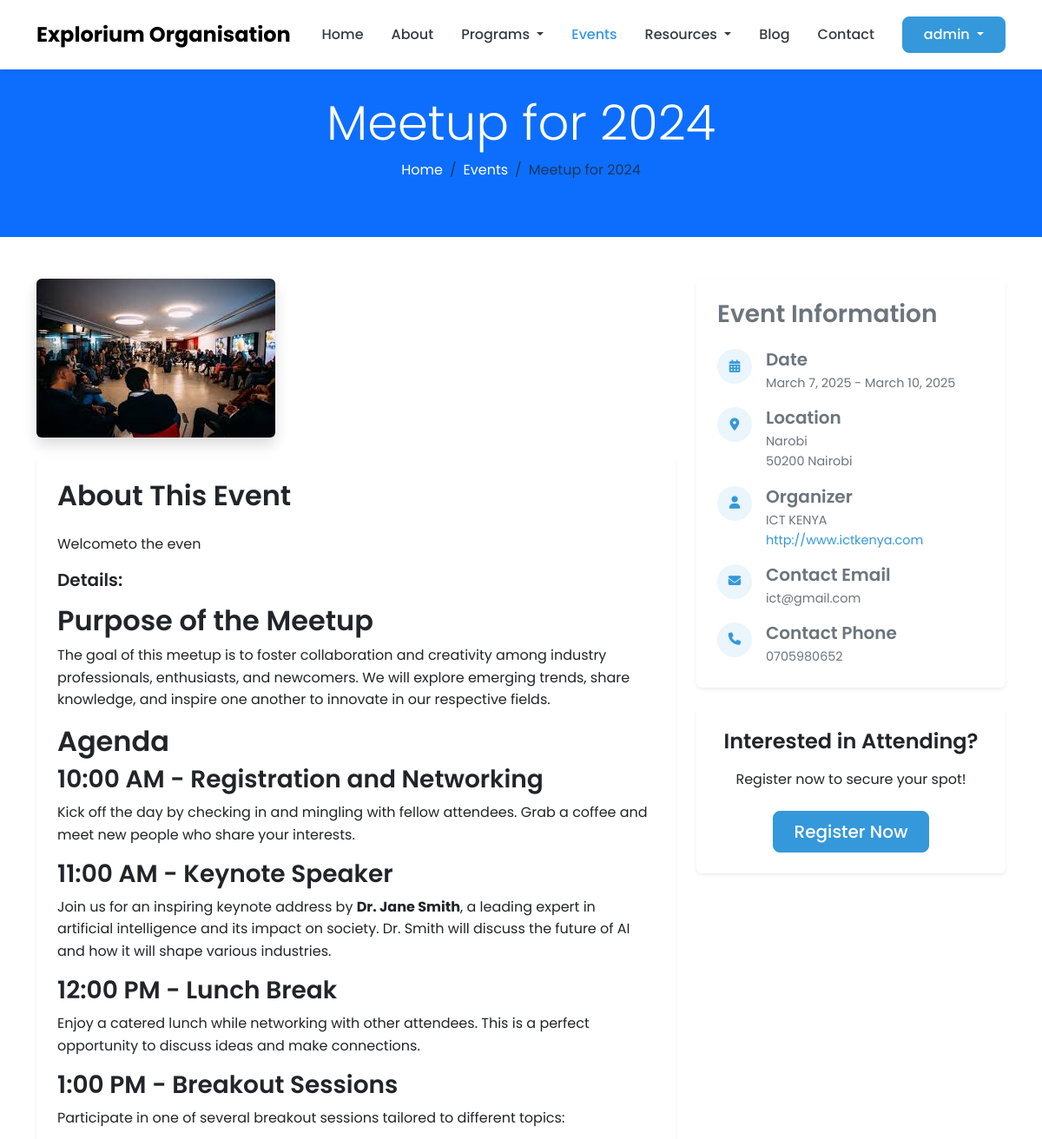
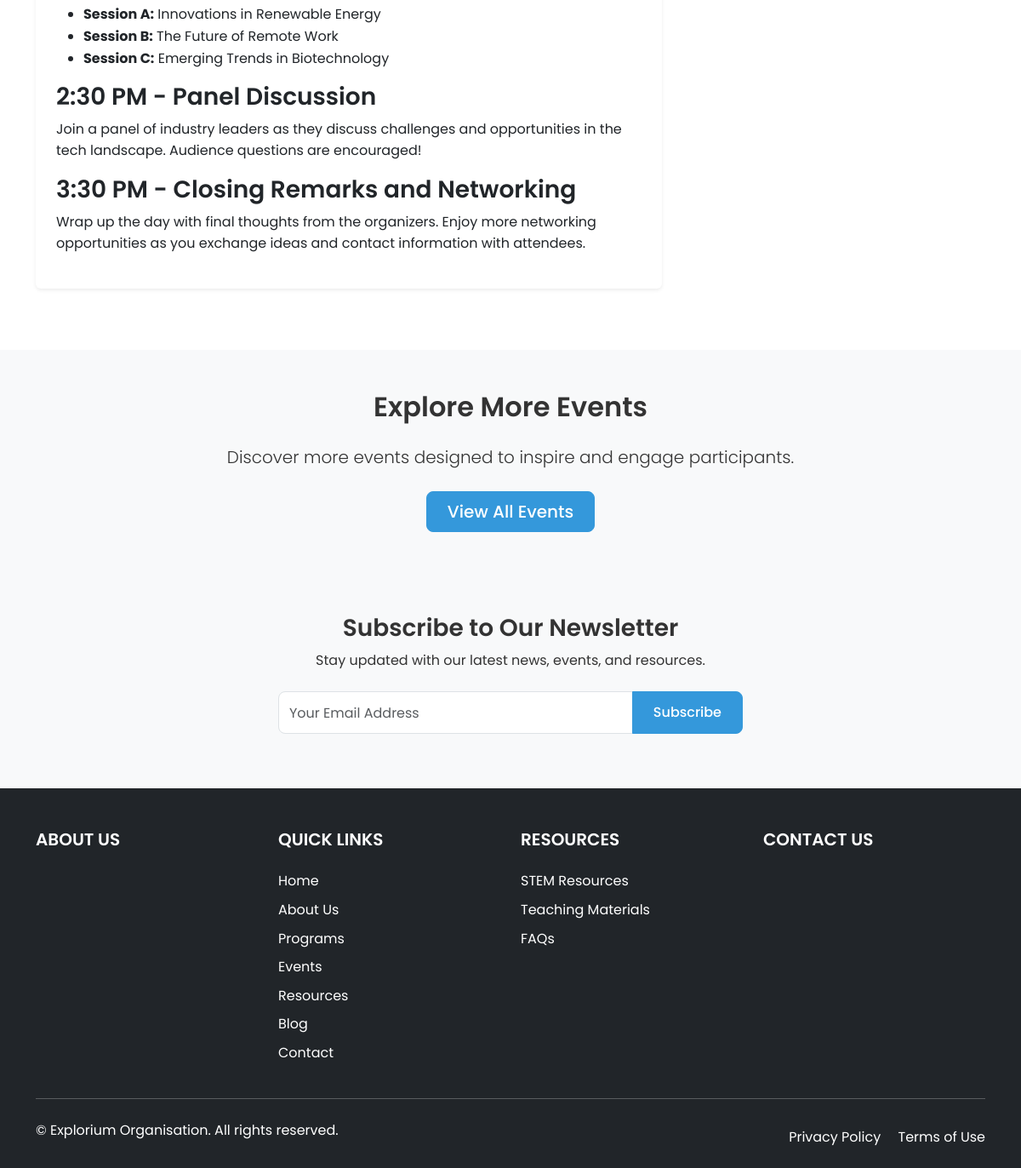
Screenshot of /events/meetup-for-2024/ (signed in) with the database file from the repository (2 pictures, top to bottom).
### core/models.py (models this page shows, shortened)
class SiteSettings(models.Model):
    site_name = models.CharField(_("Site Name"), max_length=100, default="Explorium Organisation")
    site_description = models.TextField(_("Site Description"), blank=True)
    logo = models.ImageField(_("Logo"), upload_to='site/', blank=True, null=True)
    favicon = models.ImageField(_("Favicon"), upload_to='site/', blank=True, null=True)
    email = models.EmailField(_("Contact Email"), blank=True)
    phone = models.CharField(_("Contact Phone"), max_length=20, blank=True)
    address = models.TextField(_("Address"), blank=True)
    facebook = models.URLField(_("Facebook URL"), blank=True)
    twitter = models.URLField(_("Twitter URL"), blank=True)
    instagram = models.URLField(_("Instagram URL"), blank=True)
    linkedin = models.URLField(_("LinkedIn URL"), blank=True)
    youtube = models.URLField(_("YouTube URL"), blank=True)
    class Meta:
        verbose_name = _("Site Settings")
        verbose_name_plural = _("Site Settings")

### events/models.py (models this page shows, shortened)
class Event(models.Model):
    title = models.CharField(_("Title"), max_length=200)
    slug = models.SlugField(_("Slug"), max_length=250, unique=True)
    category = models.ForeignKey(EventCategory, on_delete=models.CASCADE, related_name='events')
    short_description = models.TextField(_("Short Description"))
    content = RichTextField(_("Content"))
    featured_image = models.ImageField(_("Featured Image"), upload_to='events/')
    location = models.CharField(_("Location"), max_length=200)
    address = models.TextField(_("Address"), blank=True)
    start_date = models.DateTimeField(_("Start Date"))
    end_date = models.DateTimeField(_("End Date"))
    registration_deadline = models.DateTimeField(_("Registration Deadline"), blank=True, null=True)
    capacity = models.PositiveIntegerField(_("Capacity"), default=0, help_text="0 means unlimited")
    price = models.DecimalField(_("Price"), max_digits=10, decimal_places=2, default=0, help_text="0 means free")
    tags = TaggableManager(_("Tags"), blank=True)
    organizer = models.CharField(_("Organizer"), max_length=200, blank=True)
    organizer_website = models.URLField(_("Organizer Website"), blank=True)
    contact_email = models.EmailField(_("Contact Email"), blank=True)
    contact_phone = models.CharField(_("Contact Phone"), max_length=20, blank=True)
    is_active = models.BooleanField(_("Is Active"), default=True)
    created_at = models.DateTimeField(_("Created At"), auto_now_add=True)
    updated_at = models.DateTimeField(_("Updated At"), auto_now=True)
    class Meta:
        verbose_name = _("Event")
        verbose_name_plural = _("Events")
        ordering = ['start_date']

### events/views.py (the view)
# urls.py: path('<slug:slug>/', EventDetailView.as_view(), name='event_detail'),
class EventDetailView(DetailView):
    model = Event
    template_name = 'events/event_detail.html'
    context_object_name = 'event'
    def get_context_data(self, **kwargs):
        context = super().get_context_data(**kwargs)
        if self.request.user.is_authenticated:
            user_registration = EventRegistration.objects.filter(
                event=self.object,
                user=self.request.user
            ).first()
            context['user_registration'] = user_registration
        context['registration_form'] = EventRegistrationForm()
        context['related_events'] = Event.objects.filter(
            category=self.object.category,
            is_active=True
        ).exclude(id=self.object.id).order_by('start_date')[:3]
        return context

### templates/events/event_detail.html (shortened to what this page needs)
{% extends 'base.html' %}
{% block content %}
<section class="page-header bg-primary text-white">
    <div class="container">
        <div class="row">
            <div class="col-12 text-center py-5">
                <h1 class="display-4">{{ event.title }}</h1>
                <nav aria-label="breadcrumb">
                    <ol class="breadcrumb justify-content-center">
                        <li class="breadcrumb-item"><a href="{% url 'core:home' %}" class="text-white">Home</a></li>
                        <li class="breadcrumb-item"><a href="{% url 'events:event_list' %}" class="text-white">Events</a></li>
                        <li class="breadcrumb-item active" aria-current="page">{{ event.title }}</li>
                    </ol>
                </nav>
            </div>
        </div>
    </div>
</section>
<section class="event-detail-section py-5">
    <div class="container">
        <div class="row">
            <div class="col-lg-8 mb-4 mb-lg-0">
                <div class="event-featured-image mb-4">
                    <img src="{{ event.featured_image.url }}" alt="{{ event.title }}" class="img-fluid rounded shadow">
                </div>
                <div class="event-description card border-0 shadow-sm mb-4">
                    <div class="card-body p-4">
                        <h2 class="mb-4">About This Event</h2>
                        <p>{{ event.short_description }}</p>
                        <h5>Details:</h5>
                        <p>{{ event.content|safe }}</p>
                    </div>
                </div>
            </div>
            <div class="col-lg-4">
                <div class="event-info card border-0 shadow-sm mb-4">
                    <div class="card-body p-4">
                        <h3 class="mb-4">Event Information</h3>
                        <div class="event-info-item d-flex mb-3">
                            <div class="event-info-icon me-3">
                                <i class="fas fa-calendar-alt"></i>
                            </div>
                            <div class="event-info-content">
                                <h5 class="mb-1">Date</h5>
                                <p class="mb-0">{{ event.start_date|date:"F j, Y" }} - {{ event.end_date|date:"F j, Y" }}</p>
                            </div>
                        </div>
                        <div class="event-info-item d-flex mb-3">
                            <div class="event-info-icon me-3">
                                <i class="fas fa-map-marker-alt"></i>
                            </div>
                            <div class="event-info-content">
                                <h5 class="mb-1">Location</h5>
                                <p class="mb-0">{{ event.location }}</p>
                                {% if event.address %}
                                <p class="mb-0">{{ event.address }}</p>
                                {% endif %}
                            </div>
                        </div>
                        <div class="event-info-item d-flex mb-3">
                            <div class="event-info-icon me-3">
                                <i class="fas fa-user"></i>
                            </div>
                            <div class="event-info-content">
                                <h5 class="mb-1">Organizer</h5>
                                <p class="mb-0">{{ event.organizer }}</p>
                                {% if event.organizer_website %}
                                    <p class="mb-0"><a href="{{ event.organizer_website }}" target="_blank">{{ event.organizer_website }}</a></p>
                                {% endif %}
                            </div>
                        </div>
                        <div class="event-info-item d-flex mb-3">
                            <div class="event-info-icon me-3">
                                <i class="fas fa-envelope"></i>
                            </div>
                            <div class="event-info-content">
                                <h5 class="mb-1">Contact Email</h5>
                                <p class="mb-0">{{ event.contact_email }}</p>
                            </div>
                        </div>
                        <div class="event-info-item d-flex">
                            <div class="event-info-icon me-3">
                                <i class="fas fa-phone"></i>
                            </div>
                            <div class="event-info-content">
                                <h5 class="mb-1">Contact Phone</h5>
                                <p class="mb-0">{{ event.contact_phone }}</p>
                            </div>
                        </div>
                    </div>
                </div>
                <div class="event-cta card border-0 shadow-sm mb-4">
                    <div class="card-body p-4 text-center">
                        <h4 class="mb-3">Interested in Attending?</h4>
                        <p class="mb-4">Register now to secure your spot!</p>
                        <a href="{% url 'events:event_registration' event.slug %}" class="btn btn-primary btn-lg">Register Now</a>
                    </div>
                </div>
            </div>
        </div>
    </div>
</section>
<section class="cta-section py-5 bg-light">
    <div class="container">
        <div class="row justify-content-center">
            <div class="col-lg-8 text-center">
                <h2 class="mb-4">Explore More Events</h2>
                <p class="lead mb-4">Discover more events designed to inspire and engage participants.</p>
                <a href="{% url 'events:event_list' %}" class="btn btn-primary btn-lg">View All Events</a>
            </div>
        </div>
    </div>
</section>
{% endblock %}

### templates/base.html (shortened to what this page needs)
<!DOCTYPE html>
<html lang="en">
<head>
    <link href="https://cdn.jsdelivr.net/npm/bootstrap@5.3.0/dist/css/bootstrap.min.css" rel="stylesheet">
    <link rel="stylesheet" href="https://cdnjs.cloudflare.com/ajax/libs/font-awesome/6.4.0/css/all.min.css">
    {% load static %}
    <link rel="stylesheet" href="{% static 'css/style.css' %}">
</head>
<body class="{% block body_class %}{% endblock %}">
    <header class="header">
        <nav class="navbar navbar-expand-lg navbar-light bg-white fixed-top shadow-sm">
            <div class="container">
                <a class="navbar-brand" href="{% url 'core:home' %}">
                    {% if site_settings.logo %}
                    <img src="{{ site_settings.logo.url }}" alt="{{ site_settings.site_name }}" height="40">
                    {% else %}
                    {{ site_settings.site_name }}
                    {% endif %}
                </a>
                <div class="collapse navbar-collapse" id="navbarMain">
                    <ul class="navbar-nav ms-auto mb-2 mb-lg-0">
                        <li class="nav-item">
                            <a class="nav-link {% if request.path == '/' %}active{% endif %}" href="{% url 'core:home' %}">Home</a>
                        </li>
                        <li class="nav-item">
                            <a class="nav-link {% if request.path == '/about/' %}active{% endif %}" href="{% url 'core:about' %}">About</a>
                        </li>
                        <li class="nav-item dropdown">
                            <a class="nav-link dropdown-toggle" href="#" id="programsDropdown" role="button" data-bs-toggle="dropdown" aria-expanded="false">
                                Programs
                            </a>
                        </li>
                        <li class="nav-item">
                            <a class="nav-link {% if '/events/' in request.path %}active{% endif %}" href="{% url 'events:event_list' %}">Events</a>
                        </li>
                        <li class="nav-item dropdown">
                            <a class="nav-link dropdown-toggle" href="#" id="resourcesDropdown" role="button" data-bs-toggle="dropdown" aria-expanded="false">
                                Resources
                            </a>
                        </li>
                        <li class="nav-item">
                            <a class="nav-link {% if '/blog/' in request.path %}active{% endif %}" href="{% url 'blog:post_list' %}">Blog</a>
                        </li>
                        <li class="nav-item">
                            <a class="nav-link {% if request.path == '/contact/' %}active{% endif %}" href="{% url 'core:contact' %}">Contact</a>
                        </li>
                    </ul>
                    <div class="d-flex ms-lg-3">
                        {% if user.is_authenticated %}
                        <div class="dropdown">
                            <button class="btn btn-primary dropdown-toggle" type="button" id="userDropdown" data-bs-toggle="dropdown" aria-expanded="false">
                                {{ user.first_name|default:user.username }}
                            </button>
                        </div>
                        {% else %}
                        <a href="{% url 'accounts:account_login' %}" class="btn btn-outline-primary me-2">Login</a>
                        <a href="{% url 'accounts:account_signup' %}" class="btn btn-primary">Register</a>
                        {% endif %}
                    </div>
                </div>
            </div>
        </nav>
    </header>
    <main class="main-content">
        {% block content %}{% endblock %}
    </main>
    <section class="newsletter-section bg-light py-5">
        <div class="container">
            <div class="row justify-content-center">
                <div class="col-lg-6 text-center">
                    <h3>Subscribe to Our Newsletter</h3>
                    <p class="mb-4">Stay updated with our latest news, events, and resources.</p>
                    <form action="{% url 'core:newsletter_subscribe' %}" method="post" id="newsletter-form" class="newsletter-form">
                        <div class="input-group mb-3">
                            <input type="email" name="email" class="form-control" placeholder="Your Email Address" required>
                            <button class="btn btn-primary" type="submit">Subscribe</button>
                        </div>
                    </form>
                </div>
            </div>
        </div>
    </section>
    <footer class="footer bg-dark text-white pt-5 pb-3">
        <div class="container">
            <div class="row">
                <div class="col-lg-3 col-md-6 mb-4 mb-lg-0">
                    <h5 class="text-uppercase mb-4">About Us</h5>
                </div>
                <div class="col-lg-3 col-md-6 mb-4 mb-lg-0">
                    <h5 class="text-uppercase mb-4">Quick Links</h5>
                    <ul class="list-unstyled">
                        <li class="mb-2"><a href="{% url 'core:home' %}" class="text-white">Home</a></li>
                        <li class="mb-2"><a href="{% url 'core:about' %}" class="text-white">About Us</a></li>
                        <li class="mb-2"><a href="{% url 'programs:program_list' %}" class="text-white">Programs</a></li>
                        <li class="mb-2"><a href="{% url 'events:event_list' %}" class="text-white">Events</a></li>
                        <li class="mb-2"><a href="{% url 'resources:resource_list' %}" class="text-white">Resources</a></li>
                        <li class="mb-2"><a href="{% url 'blog:post_list' %}" class="text-white">Blog</a></li>
                        <li><a href="{% url 'core:contact' %}" class="text-white">Contact</a></li>
                    </ul>
                </div>
                <div class="col-lg-3 col-md-6 mb-4 mb-md-0">
                    <h5 class="text-uppercase mb-4">Resources</h5>
                    <ul class="list-unstyled">
                        <li class="mb-2"><a href="{% url 'resources:resource_list' %}" class="text-white">STEM Resources</a></li>
                        <li class="mb-2"><a href="{% url 'resources:teaching_material_list' %}" class="text-white">Teaching Materials</a></li>
                        <li class="mb-2"><a href="{% url 'core:faq' %}" class="text-white">FAQs</a></li>
                    </ul>
                </div>
                <div class="col-lg-3 col-md-6">
                    <h5 class="text-uppercase mb-4">Contact Us</h5>
                </div>
            </div>
            <hr class="my-4">
            <div class="row align-items-center">
                <div class="col-md-7 col-lg-8">
                    <p>© {{ current_year }} {{ site_settings.site_name }}. All rights reserved.</p>
                </div>
                <div class="col-md-5 col-lg-4">
                    <div class="text-md-end">
                        <a href="#" class="text-white me-3">Privacy Policy</a>
                        <a href="#" class="text-white">Terms of Use</a>
                    </div>
                </div>
            </div>
        </div>
    </footer>
</body>
</html>

### rows the page displays
SiteSettings: site_name "Explorium Organisation"
Event: title "Meetup for 2024", featured_image (picture), short_description "Welcometo the even", content "Purpose of the Meetup The goal of this meetup is to foster collaboration and creativity among industry professionals, enthusiasts, and newcomers. We will explore emerging trends, share knowledge, and inspire one another to innovate in our respective fields. Agenda 10:00 AM - Registration and Networking Kick off the day by checking in and mingling with fellow attendees. Grab a coffee and meet new people who share your interests. 11:00 AM - Keynote Speaker Join us for an inspiring keynote address by Dr. Jane Smith , a leading expert in artificial intelligence and its impact on society. Dr. Smith will discuss the future of AI and how it will shape various industries. 12:00 PM - Lunch Break…", start_date "March 7, 2025", end_date "March 10, 2025", location "Narobi", address "50200 Nairobi", organizer "ICT KENYA", organizer_website "http://www.ictkenya.com", contact_email "ict@gmail.com", contact_phone "0705980652"

### other values shown
{{ user.first_name|default:user.username }} "admin"
